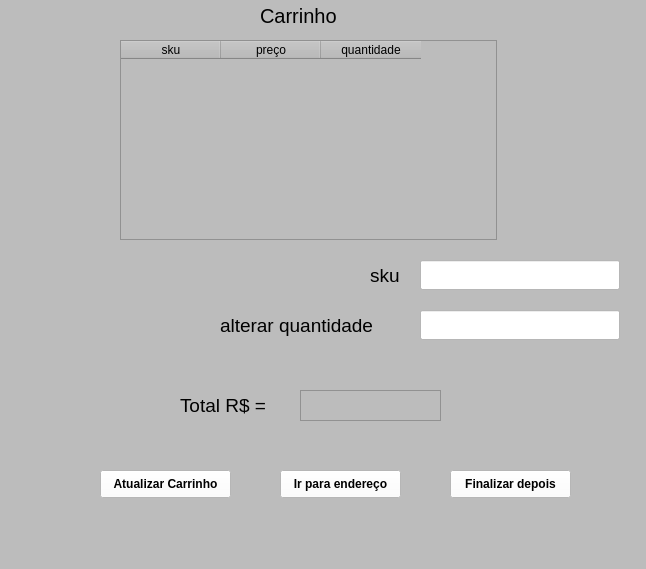
<?xml version="1.0" encoding="UTF-8"?>
<ui version="4.0">
 <class>MainWindow</class>
 <widget class="QMainWindow" name="MainWindow">
  <property name="geometry">
   <rect>
    <x>0</x>
    <y>0</y>
    <width>646</width>
    <height>569</height>
   </rect>
  </property>
  <property name="windowTitle">
   <string>MainWindow</string>
  </property>
  <property name="styleSheet">
   <string notr="true">background-color: rgb(188, 188, 188)</string>
  </property>
  <widget class="QWidget" name="centralwidget">
   <widget class="QTableWidget" name="tableWidget">
    <property name="geometry">
     <rect>
      <x>120</x>
      <y>40</y>
      <width>377</width>
      <height>200</height>
     </rect>
    </property>
    <property name="font">
     <font>
      <pointsize>12</pointsize>
      <weight>50</weight>
      <bold>false</bold>
     </font>
    </property>
    <column>
     <property name="text">
      <string>sku</string>
     </property>
    </column>
    <column>
     <property name="text">
      <string>preço</string>
     </property>
    </column>
    <column>
     <property name="text">
      <string>quantidade</string>
     </property>
    </column>
   </widget>
   <widget class="QLabel" name="label">
    <property name="geometry">
     <rect>
      <x>260</x>
      <y>0</y>
      <width>101</width>
      <height>31</height>
     </rect>
    </property>
    <property name="font">
     <font>
      <pointsize>15</pointsize>
     </font>
    </property>
    <property name="text">
     <string>Carrinho</string>
    </property>
   </widget>
   <widget class="QLineEdit" name="sku">
    <property name="geometry">
     <rect>
      <x>420</x>
      <y>260</y>
      <width>200</width>
      <height>30</height>
     </rect>
    </property>
    <property name="font">
     <font>
      <pointsize>10</pointsize>
     </font>
    </property>
    <property name="styleSheet">
     <string notr="true">background-color: rgb(255, 255, 255)</string>
    </property>
    <property name="maxLength">
     <number>20</number>
    </property>
   </widget>
   <widget class="QPushButton" name="pushButton">
    <property name="geometry">
     <rect>
      <x>100</x>
      <y>470</y>
      <width>131</width>
      <height>28</height>
     </rect>
    </property>
    <property name="font">
     <font>
      <weight>75</weight>
      <bold>true</bold>
     </font>
    </property>
    <property name="styleSheet">
     <string notr="true">background-color: rgb(255, 255, 255)</string>
    </property>
    <property name="text">
     <string>Atualizar Carrinho</string>
    </property>
   </widget>
   <widget class="QPushButton" name="pushButton_2">
    <property name="geometry">
     <rect>
      <x>280</x>
      <y>470</y>
      <width>121</width>
      <height>28</height>
     </rect>
    </property>
    <property name="font">
     <font>
      <weight>75</weight>
      <bold>true</bold>
     </font>
    </property>
    <property name="styleSheet">
     <string notr="true">background-color: rgb(255, 255, 255)</string>
    </property>
    <property name="text">
     <string>Ir para endereço</string>
    </property>
   </widget>
   <widget class="QLabel" name="label_4">
    <property name="geometry">
     <rect>
      <x>220</x>
      <y>310</y>
      <width>191</width>
      <height>31</height>
     </rect>
    </property>
    <property name="font">
     <font>
      <pointsize>14</pointsize>
     </font>
    </property>
    <property name="text">
     <string>alterar quantidade</string>
    </property>
   </widget>
   <widget class="QLineEdit" name="qtdAtualizar">
    <property name="geometry">
     <rect>
      <x>420</x>
      <y>310</y>
      <width>200</width>
      <height>30</height>
     </rect>
    </property>
    <property name="font">
     <font>
      <pointsize>10</pointsize>
     </font>
    </property>
    <property name="styleSheet">
     <string notr="true">background-color: rgb(255, 255, 255)</string>
    </property>
    <property name="maxLength">
     <number>100</number>
    </property>
   </widget>
   <widget class="QLabel" name="label_2">
    <property name="geometry">
     <rect>
      <x>370</x>
      <y>260</y>
      <width>41</width>
      <height>31</height>
     </rect>
    </property>
    <property name="font">
     <font>
      <pointsize>14</pointsize>
     </font>
    </property>
    <property name="text">
     <string>sku</string>
    </property>
   </widget>
   <widget class="QLabel" name="label_5">
    <property name="geometry">
     <rect>
      <x>180</x>
      <y>390</y>
      <width>111</width>
      <height>31</height>
     </rect>
    </property>
    <property name="font">
     <font>
      <pointsize>14</pointsize>
     </font>
    </property>
    <property name="text">
     <string>Total R$ = </string>
    </property>
   </widget>
   <widget class="QPushButton" name="pushButton_3">
    <property name="geometry">
     <rect>
      <x>450</x>
      <y>470</y>
      <width>121</width>
      <height>28</height>
     </rect>
    </property>
    <property name="font">
     <font>
      <weight>75</weight>
      <bold>true</bold>
     </font>
    </property>
    <property name="styleSheet">
     <string notr="true">background-color: rgb(255, 255, 255)</string>
    </property>
    <property name="text">
     <string>Finalizar depois</string>
    </property>
   </widget>
   <widget class="QListWidget" name="listWidget">
    <property name="geometry">
     <rect>
      <x>300</x>
      <y>390</y>
      <width>141</width>
      <height>31</height>
     </rect>
    </property>
   </widget>
  </widget>
  <widget class="QMenuBar" name="menubar">
   <property name="geometry">
    <rect>
     <x>0</x>
     <y>0</y>
     <width>646</width>
     <height>26</height>
    </rect>
   </property>
  </widget>
  <widget class="QStatusBar" name="statusbar"/>
 </widget>
 <resources/>
 <connections/>
</ui>
